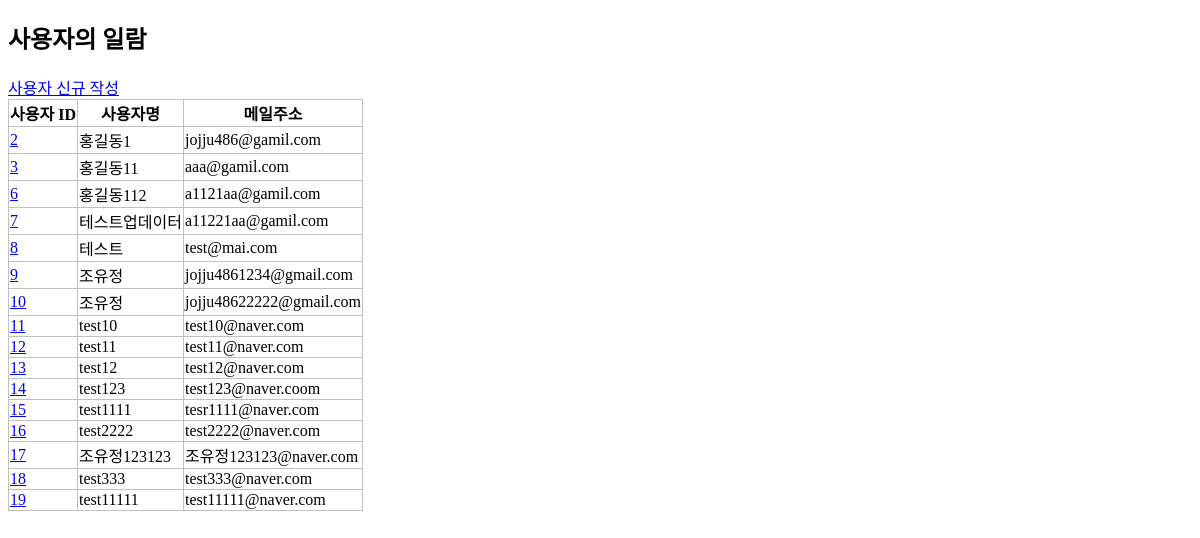
The page /crud/users (signed in) on the database as committed earlier.
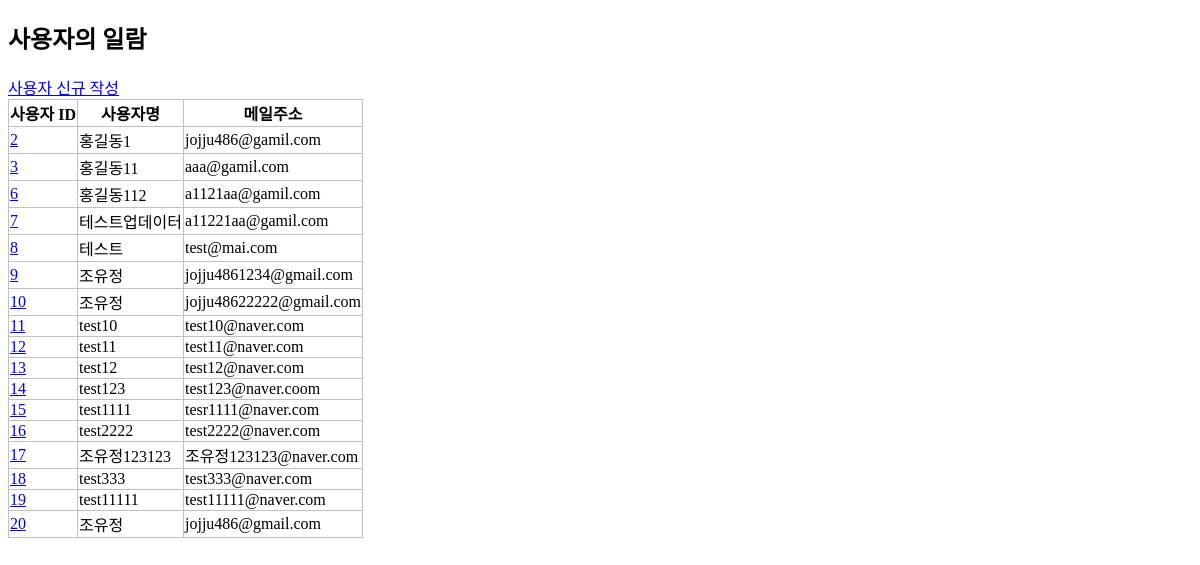
The same page on the database as committed later.
### apps/crud/models.py (models this page shows, shortened)
class User(db.Model, UserMixin):
    __tablename__ = "users"
    id = db.Column(db.Integer, primary_key=True)
    username = db.Column(db.String, index=True)
    email = db.Column(db.String, unique=True, index=True)
    password_hash = db.Column(db.String)
    created_at = db.Column(db.DateTime, default=datetime.now)
    updated_at = db.Column(db.DateTime, default=datetime.now, onupdate=datetime.now)
    print("++++++++++++++++++++++++",id)
    @property
    def password(self):
        raise AttributeError("읽어 들일 수 없음")

### apps/crud/views.py (the view)
@crud.route('/users')
@login_required
def users():
    users = User.query.all()
    print("aaaaaaaaaaaaaaaaaaaaaaaaaaaaaa")
    print(users)
    return render_template('crud/index.html',users=users)

### apps/crud/models.py (called while the page is built)
@login_manager.user_loader
def load_user(user_id):
    return User.query.get(user_id)

### apps/crud/templates/crud/index.html (shortened to what this page needs)
{% extends "crud/base.html" %}
{%block content%}
<h2>사용자의 일람</h2>
<a href="{{ url_for('crud.create_user')}}">사용자 신규 작성</a>
<table>
    <tr>
        <th>사용자 ID</th>
        <th>사용자명</th>
        <th>메일주소</th>
    </tr>
    {% for i in users %}
        <tr>
            <td><a href="{{url_for('crud.edit_user',user_id=i.id)}}">{{ i.id }}</a></td>
            <td>{{ i.username }}</td>
            <td>{{ i.email }}</td>
        </tr>
    {% endfor %}
</table>
{%endblock%}

### apps/crud/templates/crud/base.html (shortened to what this page needs)
<!DOCTYPE html>
<html lang="ko">
    <head>
        <link rel="stylesheet" href="{{ url_for('crud.static', filename='style.css')}}" />
    </head>
    <body>
         {% block content %}{% endblock %}
    </body>
</html>

### apps/crud/static/style.css (style rules this page uses)
table { border-collapse: collapse; }
table, th, td { border: 1px solid #c0c0c0; }

Rows that differ between the two databases and show on the page:
added User: id "20", username "조유정", email "jojju486@gmail.com"
